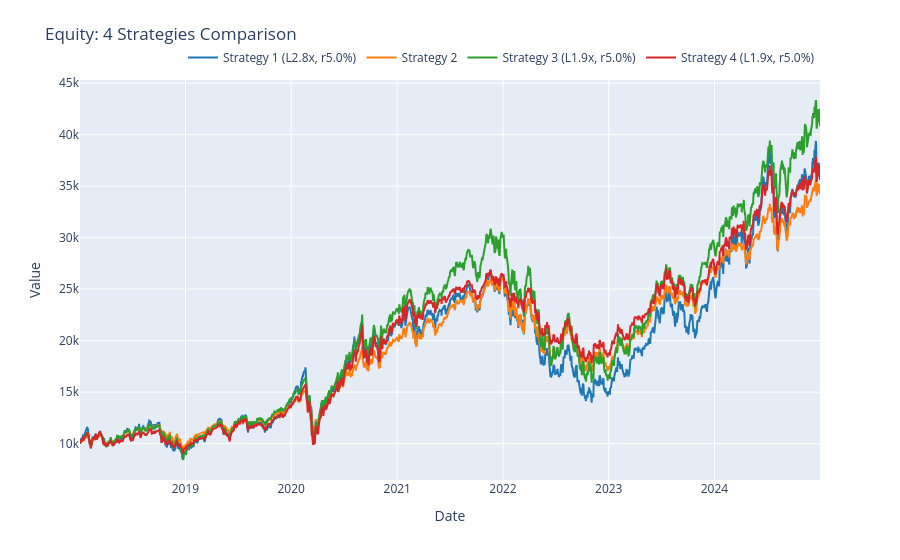

Notebook code cell kept with this figure:
### Code cell
plot_strategy_comparison_interactive(
    result_vix_regime,
    result_qqq_only,
    schedule_result,
    result_vix_freezing,
    leverages=[
        2.8,
        1,
        1.9,
        1.9,
    ],
     yearly_loan_rates=0.05,
)

### Figure 1 — Plotly figure (JSON) as saved in the notebook; plotly's stock layout.template omitted (floating-point values rounded to 4 significant figures; data arrays with more than 128 entries replaced by an {"elided": "..."} marker saying what was removed)
{"data": [{"hovertemplate": "Date: %{x|%Y-%m-%d}<br>Strategy 1 (L2.8x, r5.0%): %{y:,.2f}<extra></extra>", "line": {"color": "#1f77b4", "width": 2}, "mode": "lines", "name": "Strategy 1 (L2.8x, r5.0%)", "type": "scatter", "x": {"elided": "1760 str values"}, "y": {"elided": "1760 float values"}}, {"hovertemplate": "Date: %{x|%Y-%m-%d}<br>Strategy 2: %{y:,.2f}<extra></extra>", "line": {"color": "#ff7f0e", "width": 2}, "mode": "lines", "name": "Strategy 2", "type": "scatter", "x": {"elided": "1760 str values"}, "y": {"elided": "1760 float values"}}, {"hovertemplate": "Date: %{x|%Y-%m-%d}<br>Strategy 3 (L1.9x, r5.0%): %{y:,.2f}<extra></extra>", "line": {"color": "#2ca02c", "width": 2}, "mode": "lines", "name": "Strategy 3 (L1.9x, r5.0%)", "type": "scatter", "x": {"elided": "1760 str values"}, "y": {"elided": "1760 float values"}}, {"hovertemplate": "Date: %{x|%Y-%m-%d}<br>Strategy 4 (L1.9x, r5.0%): %{y:,.2f}<extra></extra>", "line": {"color": "#d62728", "width": 2}, "mode": "lines", "name": "Strategy 4 (L1.9x, r5.0%)", "type": "scatter", "x": {"elided": "1760 str values"}, "y": {"elided": "1760 float values"}}], "layout": {"hovermode": "closest", "legend": {"orientation": "h", "x": 1, "xanchor": "right", "y": 1.02, "yanchor": "bottom"}, "margin": {"t": 80}, "title": {"text": "Equity: 4 Strategies Comparison"}, "xaxis": {"title": {"text": "Date"}}, "yaxis": {"title": {"text": "Value"}}}}
